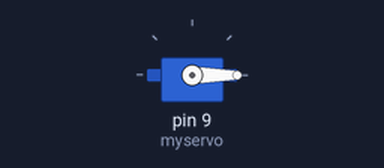
A sketch run on a simulated Arduino Uno, built with avr-gcc and run on an emulated ATmega328P. On the bench: servo.

Above: at 0.05 s.
At 1.5 s:
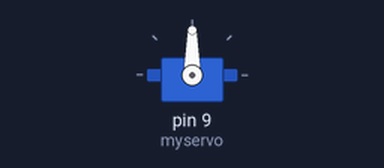
At 3.0 s:
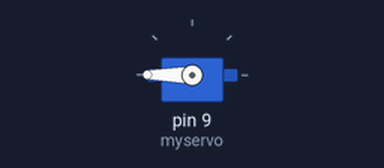
Timing chart, 0 to 7.0 s (numbered marks = the images above):
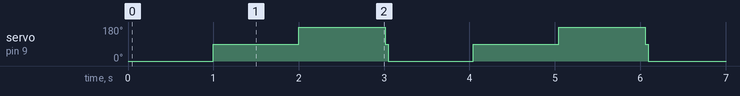

The sketch:

servo_rotate.ino
```cpp
#include <Servo.h>

Servo myservo;  // create servo object to control a servo
// twelve servo objects can be created on most boards

int pos = 0;    // variable to store the servo position

void setup() {
  myservo.attach(9);  // attaches the servo on pin 9 to the servo object
}

void loop() {
  for (pos = 0; pos <= 180; pos += 90) { // goes from 0 degrees to 180 degrees
    // in steps of 1 degree
    myservo.write(pos);              // tell servo to go to position in variable 'pos'
    delay(1000);                       // waits 15ms for the servo to reach the position
  }
  for (pos = 180; pos >= 0; pos -= 90) { // goes from 180 degrees to 0 degrees
    myservo.write(pos);              // tell servo to go to position in variable 'pos'
    delay(15);                       // waits 15ms for the servo to reach the position
  }
}
```

Measured:
- by itself, servo on pin 9 (myservo): repeats every 3.0 s: 180° 1.0 s, 90° 0.03 s, 0° 1.0 s, 90° 1.0 s
